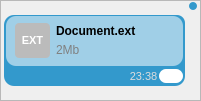
               <widget class="QFrame" name="left_msg_frame_8">
                <property name="geometry">
                 <rect>
                  <x>370</x>
                  <y>220</y>
                  <width>201</width>
                  <height>101</height>
                 </rect>
                </property>
                <property name="styleSheet">
                 <string notr="true"/>
                </property>
                <property name="frameShape">
                 <enum>QFrame::StyledPanel</enum>
                </property>
                <property name="frameShadow">
                 <enum>QFrame::Raised</enum>
                </property>
                <widget class="QFrame" name="frame_28">
                 <property name="geometry">
                  <rect>
                   <x>178</x>
                   <y>8</y>
                   <width>14</width>
                   <height>14</height>
                  </rect>
                 </property>
                 <property name="styleSheet">
                  <string notr="true">	background-color: rgba(51, 153, 204, .7);
border-radius:7px;</string>
                 </property>
                 <property name="frameShape">
                  <enum>QFrame::StyledPanel</enum>
                 </property>
                 <property name="frameShadow">
                  <enum>QFrame::Raised</enum>
                 </property>
                </widget>
                <widget class="QFrame" name="frame_29">
                 <property name="geometry">
                  <rect>
                   <x>189</x>
                   <y>2</y>
                   <width>8</width>
                   <height>8</height>
                  </rect>
                 </property>
                 <property name="styleSheet">
                  <string notr="true">background-color: rgb(51, 153, 204);
border-radius:4px;</string>
                 </property>
                 <property name="frameShape">
                  <enum>QFrame::StyledPanel</enum>
                 </property>
                 <property name="frameShadow">
                  <enum>QFrame::Raised</enum>
                 </property>
                </widget>
                <widget class="QFrame" name="frame_30">
                 <property name="geometry">
                  <rect>
                   <x>4</x>
                   <y>15</y>
                   <width>181</width>
                   <height>71</height>
                  </rect>
                 </property>
                 <property name="sizePolicy">
                  <sizepolicy hsizetype="Expanding" vsizetype="Expanding">
                   <horstretch>0</horstretch>
                   <verstretch>0</verstretch>
                  </sizepolicy>
                 </property>
                 <property name="maximumSize">
                  <size>
                   <width>181</width>
                   <height>81</height>
                  </size>
                 </property>
                 <property name="styleSheet">
                  <string notr="true">	border-radius:10px;
	border-top-right-radius:8px;
	background-color: rgb(51, 153, 204);</string>
                 </property>
                 <property name="frameShape">
                  <enum>QFrame::StyledPanel</enum>
                 </property>
                 <property name="frameShadow">
                  <enum>QFrame::Raised</enum>
                 </property>
                 <layout class="QVBoxLayout" name="verticalLayout_19">
                  <property name="spacing">
                   <number>0</number>
                  </property>
                  <property name="leftMargin">
                   <number>2</number>
                  </property>
                  <property name="topMargin">
                   <number>1</number>
                  </property>
                  <property name="rightMargin">
                   <number>2</number>
                  </property>
                  <property name="bottomMargin">
                   <number>0</number>
                  </property>
                  <item>
                   <widget class="QFrame" name="arv_bubble_6">
                    <property name="styleSheet">
                     <string notr="true">.QFrame{
	background-color:#88FFFFFF;
	border-radius:10px;

}</string>
                    </property>
                    <property name="frameShape">
                     <enum>QFrame::StyledPanel</enum>
                    </property>
                    <property name="frameShadow">
                     <enum>QFrame::Raised</enum>
                    </property>
                    <layout class="QHBoxLayout" name="horizontalLayout_26">
                     <property name="spacing">
                      <number>6</number>
                     </property>
                     <property name="leftMargin">
                      <number>9</number>
                     </property>
                     <property name="topMargin">
                      <number>6</number>
                     </property>
                     <property name="rightMargin">
                      <number>9</number>
                     </property>
                     <property name="bottomMargin">
                      <number>6</number>
                     </property>
                     <item>
                      <widget class="QLabel" name="title_8">
                       <property name="minimumSize">
                        <size>
                         <width>35</width>
                         <height>35</height>
                        </size>
                       </property>
                       <property name="maximumSize">
                        <size>
                         <width>35</width>
                         <height>35</height>
                        </size>
                       </property>
                       <property name="font">
                        <font>
                         <pointsize>8</pointsize>
                         <bold>true</bold>
                        </font>
                       </property>
                       <property name="styleSheet">
                        <string notr="true">QLabel{
	
	background-color: #bbb;
	border-radius:4px;
    color:#fff;
	image: url(:/cils/cils/blacks/cil-file.png);
}</string>
                       </property>
                       <property name="text">
                        <string>EXT</string>
                       </property>
                       <property name="alignment">
                        <set>Qt::AlignCenter</set>
                       </property>
                       <property name="textInteractionFlags">
                        <set>Qt::TextSelectableByMouse</set>
                       </property>
                      </widget>
                     </item>
                     <item>
                      <layout class="QVBoxLayout" name="verticalLayout_18">
                       <property name="spacing">
                        <number>0</number>
                       </property>
                       <item>
                        <widget class="QLabel" name="title_9">
                         <property name="font">
                          <font>
                           <bold>true</bold>
                          </font>
                         </property>
                         <property name="styleSheet">
                          <string notr="true">QLabel{
    color:#000;
background-color:transparent;
}</string>
                         </property>
                         <property name="text">
                          <string>Document.ext</string>
                         </property>
                         <property name="alignment">
                          <set>Qt::AlignLeading|Qt::AlignLeft|Qt::AlignVCenter</set>
                         </property>
                         <property name="textInteractionFlags">
                          <set>Qt::TextSelectableByMouse</set>
                         </property>
                        </widget>
                       </item>
                       <item>
                        <widget class="QLabel" name="title_10">
                         <property name="styleSheet">
                          <string notr="true">QLabel{
	background:transparent;
    color:gray;
}</string>
                         </property>
                         <property name="text">
                          <string>2Mb</string>
                         </property>
                         <property name="alignment">
                          <set>Qt::AlignLeading|Qt::AlignLeft|Qt::AlignVCenter</set>
                         </property>
                         <property name="textInteractionFlags">
                          <set>Qt::TextSelectableByMouse</set>
                         </property>
                        </widget>
                       </item>
                      </layout>
                     </item>
                    </layout>
                   </widget>
                  </item>
                  <item>
                   <layout class="QHBoxLayout" name="horizontalLayout_25">
                    <property name="spacing">
                     <number>0</number>
                    </property>
                    <item>
                     <spacer name="horizontalSpacer_15">
                      <property name="orientation">
                       <enum>Qt::Horizontal</enum>
                      </property>
                      <property name="sizeHint" stdset="0">
                       <size>
                        <width>17</width>
                        <height>20</height>
                       </size>
                      </property>
                     </spacer>
                    </item>
                    <item>
                     <layout class="QHBoxLayout" name="horizontalLayout_22">
                      <property name="spacing">
                       <number>0</number>
                      </property>
                      <item>
                       <widget class="QLabel" name="time_10">
                        <property name="minimumSize">
                         <size>
                          <width>31</width>
                          <height>14</height>
                         </size>
                        </property>
                        <property name="maximumSize">
                         <size>
                          <width>31</width>
                          <height>14</height>
                         </size>
                        </property>
                        <property name="font">
                         <font>
                          <pointsize>8</pointsize>
                         </font>
                        </property>
                        <property name="styleSheet">
                         <string notr="true">QLabel{
color:#ddd;
border-radius:7px;

}</string>
                        </property>
                        <property name="text">
                         <string>23:38</string>
                        </property>
                        <property name="alignment">
                         <set>Qt::AlignCenter</set>
                        </property>
                       </widget>
                      </item>
                      <item>
                       <widget class="QLabel" name="ticks_6">
                        <property name="minimumSize">
                         <size>
                          <width>24</width>
                          <height>14</height>
                         </size>
                        </property>
                        <property name="maximumSize">
                         <size>
                          <width>24</width>
                          <height>14</height>
                         </size>
                        </property>
                        <property name="font">
                         <font>
                          <pointsize>7</pointsize>
                         </font>
                        </property>
                        <property name="styleSheet">
                         <string notr="true">
image: url(:/cils/cils/cil-check-circle-green.png);
background-color:rgba(255, 255, 255, 1);
border-radius:7px;
padding:1px;</string>
                        </property>
                        <property name="text">
                         <string/>
                        </property>
                        <property name="alignment">
                         <set>Qt::AlignCenter</set>
                        </property>
                       </widget>
                      </item>
                     </layout>
                    </item>
                   </layout>
                  </item>
                 </layout>
                </widget>
               </widget>
